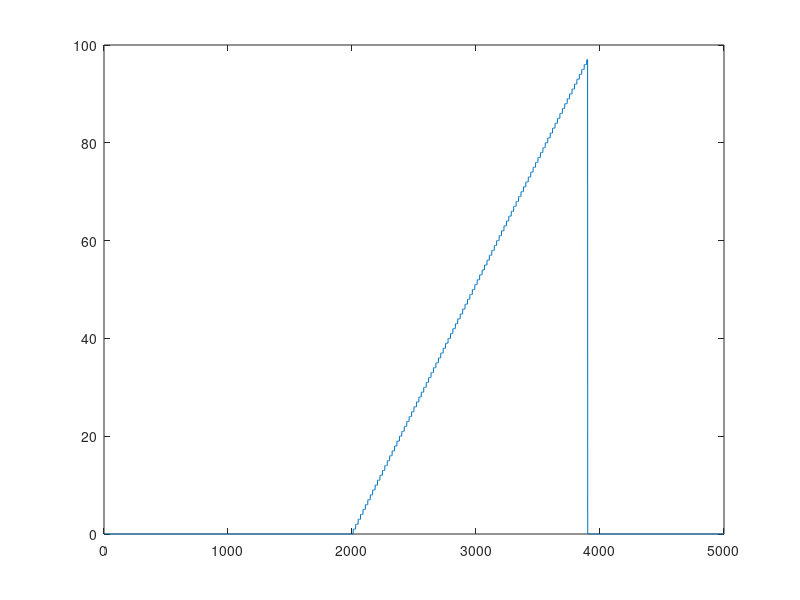
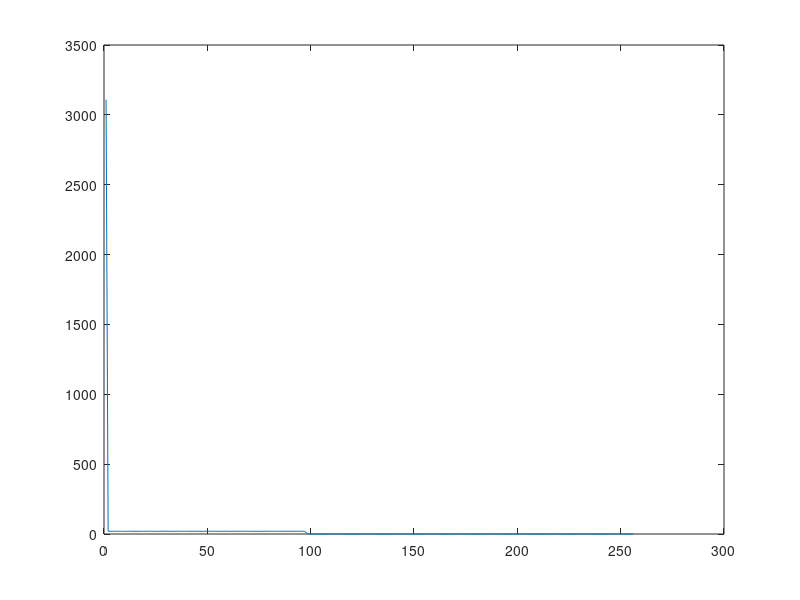

Write the MATLAB code that produced these figures, in order.
%    Copyright (C)  2019  Eladio Barrio Querol.
%    Permission is granted to copy, distribute and/or modify this document
%    under the terms of the GNU Free Documentation License, Version 1.3
%    or any later version published by the Free Software Foundation;
%    with no Invariant Sections, no Front-Cover Texts, and no Back-Cover Texts.
%% Parameters:
clear all, clc, close all
% ADC and input data oscilloscope acquisition
acquisition_rate = 50e3;%Hz
sampling_rate = 250e6;%Hz
top_period = 7600e-9;%s
top_samples_offset = 2000;
histogram_bins = 256;
trigger_bounds = 0;
%Calculated
samples_acquisition = sampling_rate/acquisition_rate;
top_samples = top_period*sampling_rate;
%% Signal generation
signal_template = cast(zeros(1,samples_acquisition), 'uint16');
for i = 1:top_samples
    signal_template(i+top_samples_offset) = round((i*255)/samples_acquisition);
end
figure(1)
plot(signal_template)
upper = histogram_bins;
lower = 1;
%% Histogram
signal = signal_template;
hist_array =zeros(1,histogram_bins);
for n=1:(length(signal))
    hist_array(1,signal(n)+1)=hist_array(1,signal(n)+1)+1; %add 1 into to corresponding bin
end
figure(2)
pause(1)
plot(hist_array)
%% Find the bounds
figure(3)
for i = 1:histogram_bins
    if(hist_array(i) > 0)
        low_bin = i;
        break;
    end
end
for i = histogram_bins:-1:1
    if(hist_array(i) > 0)
        high_bin = i;
        break;
    end
end
%% Slice histogram lower (l) and upper (u)
l_low_bin = low_bin;
l_high_bin = low_bin + floor((high_bin - low_bin)/2);
u_low_bin = l_high_bin;
u_high_bin = high_bin;
%Lower histogram
length_l_hist_array = (l_high_bin - l_low_bin);
l_hist_array = zeros(1,length_l_hist_array);
for n = 1 : length_l_hist_array
    l_hist_array(n) = hist_array(l_low_bin + n - 1);
end
%Upper histogram
length_u_hist_array = (u_high_bin - u_low_bin);
u_hist_array = zeros(1,length_u_hist_array);
for n = 1 : length_u_hist_array
    u_hist_array(n) = hist_array(u_low_bin + n);
end
dy = (upper - lower)/histogram_bins;
%% Method 1
l_max = max(l_hist_array);
u_max = max(u_hist_array);
flat = lower + dy * (l_low_bin + l_max - 1.5);
top = lower + dy * (u_low_bin + u_max - 1.5);




